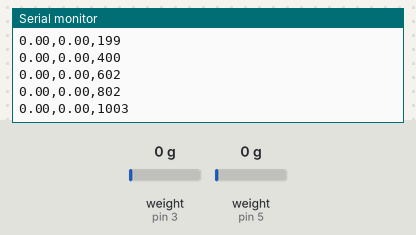
Simulated run of this sketch. Board: Arduino Uno, built with avr-gcc and run on an emulated ATmega328P. Shown: the last lines printed to the serial monitor. The test bench sets the inputs (shaded band); at power-on: weight on the scale (sensors on pin 3, pin 5) 0 g.

Above: at 1.4 s.
1.5 s: weight on the scale (sensor on pin 3) set to 100 g
At 1.56 s:
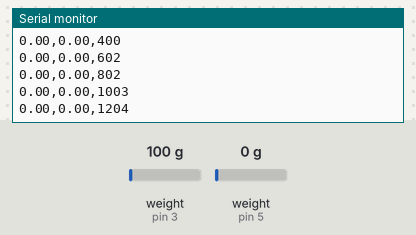
3.0 s: weight on the scale (sensor on pin 5) set to 100 g
At 3.17 s:
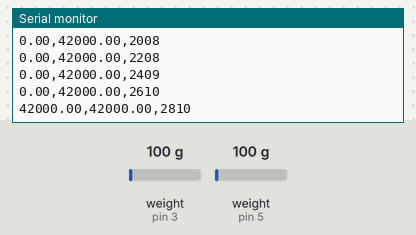
4.5 s: weight on the scale (sensor on pin 3) set to 1250 g
At 4.58 s:
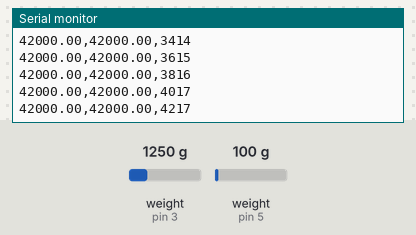
6.0 s: weight on the scale (sensor on pin 5) set to 1250 g
At 6.18 s:
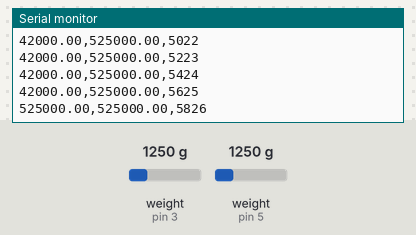
Timing chart, 0 to 8.5 s (numbered marks = the images above; inputs shaded):
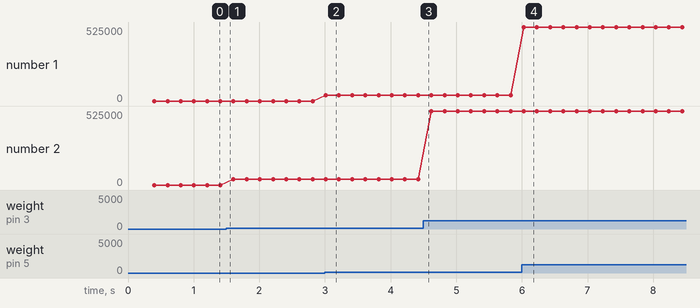

The sketch:

LecturaDigital.ino
```cpp
#include <HX711.h>

#define DOUTD 3
#define CLKD 2
#define DOUTP 5
#define CLKP 4

HX711  balanced ;
HX711  balancep ;

void  setup ( )  {
  Serial . begin ( 2000000 )  ;
  balanced . begin ( DOUTD ,  CLKD ) ;
  Serial . println ( balanced . read ( ) ) ;
  balanced . set_scale (1) ;  //The default scale is 1-156433.477
  //balanced . tare ( 1 ) ;   //The current weight is considered Tare.7

  Serial . begin ( 2000000 ) ;
  balancep . begin ( DOUTP ,  CLKP ) ;
  Serial . println ( balancep . read ( ) ) ;
  balancep . set_scale (1) ;  //The default scale is 1-63122.455
  //balancep . tare ( 1 ) ;   //The current weight is considered Tare.

  //Serial . println ( "Ready to weigh" ) ;
}
void  loop ( )  {
  Serial . println ( String((balancep . get_units (1))) +","+String((balanced . get_units ( 1 )))+"," + String(millis())) ;//Prints "Lift,Drag,time"
}
```

Measured:
- after the input at 3.0 s, the serial monitor: prints a new line at once (image 2)
- after the input at 6.0 s, the serial monitor: prints a new line at once (image 4)
- plotted number 2: 0 → 42000 after the input at 1.5 s, 42000 → 525000 after the input at 4.5 s
